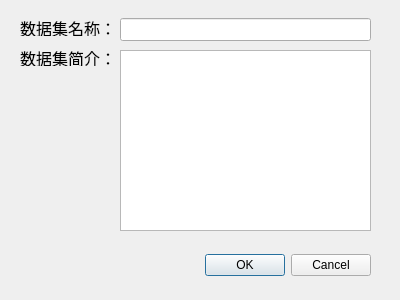
<?xml version="1.0" encoding="UTF-8"?>
<ui version="4.0">
 <class>AddDatasetDialog</class>
 <widget class="QDialog" name="AddDatasetDialog">
  <property name="geometry">
   <rect>
    <x>0</x>
    <y>0</y>
    <width>400</width>
    <height>300</height>
   </rect>
  </property>
  <property name="minimumSize">
   <size>
    <width>400</width>
    <height>300</height>
   </size>
  </property>
  <property name="maximumSize">
   <size>
    <width>400</width>
    <height>300</height>
   </size>
  </property>
  <property name="windowTitle">
   <string>添加数据集</string>
  </property>
  <widget class="QDialogButtonBox" name="buttonBox">
   <property name="geometry">
    <rect>
     <x>30</x>
     <y>240</y>
     <width>341</width>
     <height>51</height>
    </rect>
   </property>
   <property name="orientation">
    <enum>Qt::Horizontal</enum>
   </property>
   <property name="standardButtons">
    <set>QDialogButtonBox::Cancel|QDialogButtonBox::Ok</set>
   </property>
  </widget>
  <widget class="QLabel" name="label">
   <property name="geometry">
    <rect>
     <x>20</x>
     <y>20</y>
     <width>91</width>
     <height>16</height>
    </rect>
   </property>
   <property name="font">
    <font>
     <pointsize>12</pointsize>
    </font>
   </property>
   <property name="text">
    <string>数据集名称：</string>
   </property>
  </widget>
  <widget class="QLabel" name="label_2">
   <property name="geometry">
    <rect>
     <x>20</x>
     <y>50</y>
     <width>91</width>
     <height>16</height>
    </rect>
   </property>
   <property name="font">
    <font>
     <pointsize>12</pointsize>
    </font>
   </property>
   <property name="text">
    <string>数据集简介：</string>
   </property>
  </widget>
  <widget class="QLineEdit" name="lineEdit">
   <property name="geometry">
    <rect>
     <x>120</x>
     <y>18</y>
     <width>251</width>
     <height>23</height>
    </rect>
   </property>
   <property name="font">
    <font>
     <pointsize>12</pointsize>
    </font>
   </property>
   <property name="styleSheet">
    <string notr="true">padding: 0px;</string>
   </property>
   <property name="text">
    <string/>
   </property>
  </widget>
  <widget class="QTextEdit" name="textEdit">
   <property name="geometry">
    <rect>
     <x>120</x>
     <y>50</y>
     <width>251</width>
     <height>181</height>
    </rect>
   </property>
   <property name="font">
    <font>
     <pointsize>12</pointsize>
    </font>
   </property>
   <property name="html">
    <string>&lt;!DOCTYPE HTML PUBLIC &quot;-//W3C//DTD HTML 4.0//EN&quot; &quot;http://www.w3.org/TR/REC-html40/strict.dtd&quot;&gt;
&lt;html&gt;&lt;head&gt;&lt;meta name=&quot;qrichtext&quot; content=&quot;1&quot; /&gt;&lt;meta charset=&quot;utf-8&quot; /&gt;&lt;style type=&quot;text/css&quot;&gt;
p, li { white-space: pre-wrap; }
&lt;/style&gt;&lt;/head&gt;&lt;body style=&quot; font-family:'Microsoft YaHei UI'; font-size:12pt; font-weight:400; font-style:normal;&quot;&gt;
&lt;p style=&quot;-qt-paragraph-type:empty; margin-top:0px; margin-bottom:0px; margin-left:0px; margin-right:0px; -qt-block-indent:0; text-indent:0px;&quot;&gt;&lt;br /&gt;&lt;/p&gt;&lt;/body&gt;&lt;/html&gt;</string>
   </property>
  </widget>
  <widget class="QLabel" name="label_3">
   <property name="geometry">
    <rect>
     <x>20</x>
     <y>248</y>
     <width>191</width>
     <height>31</height>
    </rect>
   </property>
   <property name="font">
    <font>
     <pointsize>12</pointsize>
    </font>
   </property>
   <property name="styleSheet">
    <string notr="true">color:red</string>
   </property>
   <property name="text">
    <string/>
   </property>
  </widget>
 </widget>
 <resources/>
 <connections>
  <connection>
   <sender>buttonBox</sender>
   <signal>rejected()</signal>
   <receiver>AddDatasetDialog</receiver>
   <slot>reject()</slot>
   <hints>
    <hint type="sourcelabel">
     <x>316</x>
     <y>260</y>
    </hint>
    <hint type="destinationlabel">
     <x>286</x>
     <y>274</y>
    </hint>
   </hints>
  </connection>
 </connections>
</ui>
